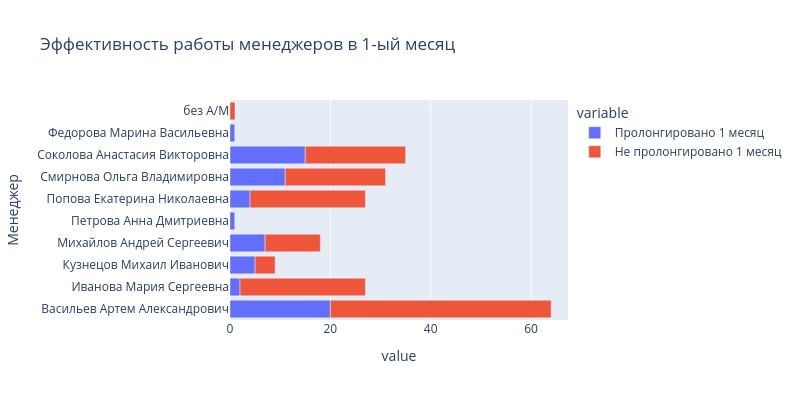

Source (notebook cell):
### Markdown cell above
4. Визуализация данных для аналитического отчёта

### Code cell
managers_for_year['Пролонгировано 1 месяц'] = managers_for_year['пролонгировано в 1-ый месяц']
managers_for_year['Не пролонгировано 1 месяц'] = managers_for_year['к пролонгации в 1-ый месяц'] - managers_for_year['пролонгировано в 1-ый месяц']

fig = px.bar(
    data_frame = managers_for_year,
    x = ['Пролонгировано 1 месяц', 'Не пролонгировано 1 месяц'],
    y = 'Менеджер',
    height = 400,
    width = 800,
    title = 'Эффективность работы менеджеров в 1-ый месяц'
)
fig.show()

managers_for_year = managers_for_year.drop(['Пролонгировано 1 месяц', 'Не пролонгировано 1 месяц'], axis=1)

### Figure 1 — Plotly figure (JSON) as saved in the notebook; plotly's stock layout.template omitted (floating-point values rounded to 4 significant figures)
{"data": [{"hovertemplate": "variable=Пролонгировано 1 месяц<br>value=%{x}<br>Менеджер=%{y}<extra></extra>", "legendgroup": "Пролонгировано 1 месяц", "marker": {"color": "#636efa", "pattern": {"shape": ""}}, "name": "Пролонгировано 1 месяц", "orientation": "h", "showlegend": true, "textposition": "auto", "type": "bar", "x": [20, 2, 5, 7, 1, 4, 11, 15, 1, 0], "xaxis": "x", "y": ["Васильев Артем Александрович", "Иванова Мария Сергеевна", "Кузнецов Михаил Иванович", "Михайлов Андрей Сергеевич", "Петрова Анна Дмитриевна", "Попова Екатерина Николаевна", "Смирнова Ольга Владимировна", "Соколова Анастасия Викторовна", "Федорова Марина Васильевна", "без А/М"], "yaxis": "y"}, {"hovertemplate": "variable=Не пролонгировано 1 месяц<br>value=%{x}<br>Менеджер=%{y}<extra></extra>", "legendgroup": "Не пролонгировано 1 месяц", "marker": {"color": "#EF553B", "pattern": {"shape": ""}}, "name": "Не пролонгировано 1 месяц", "orientation": "h", "showlegend": true, "textposition": "auto", "type": "bar", "x": [44, 25, 4, 11, 0, 23, 20, 20, 0, 1], "xaxis": "x", "y": ["Васильев Артем Александрович", "Иванова Мария Сергеевна", "Кузнецов Михаил Иванович", "Михайлов Андрей Сергеевич", "Петрова Анна Дмитриевна", "Попова Екатерина Николаевна", "Смирнова Ольга Владимировна", "Соколова Анастасия Викторовна", "Федорова Марина Васильевна", "без А/М"], "yaxis": "y"}], "layout": {"barmode": "relative", "height": 400, "legend": {"title": {"text": "variable"}, "tracegroupgap": 0}, "title": {"text": "Эффективность работы менеджеров в 1-ый месяц"}, "width": 800, "xaxis": {"anchor": "y", "domain": [0, 1], "title": {"text": "value"}}, "yaxis": {"anchor": "x", "domain": [0, 1], "title": {"text": "Менеджер"}}}}
